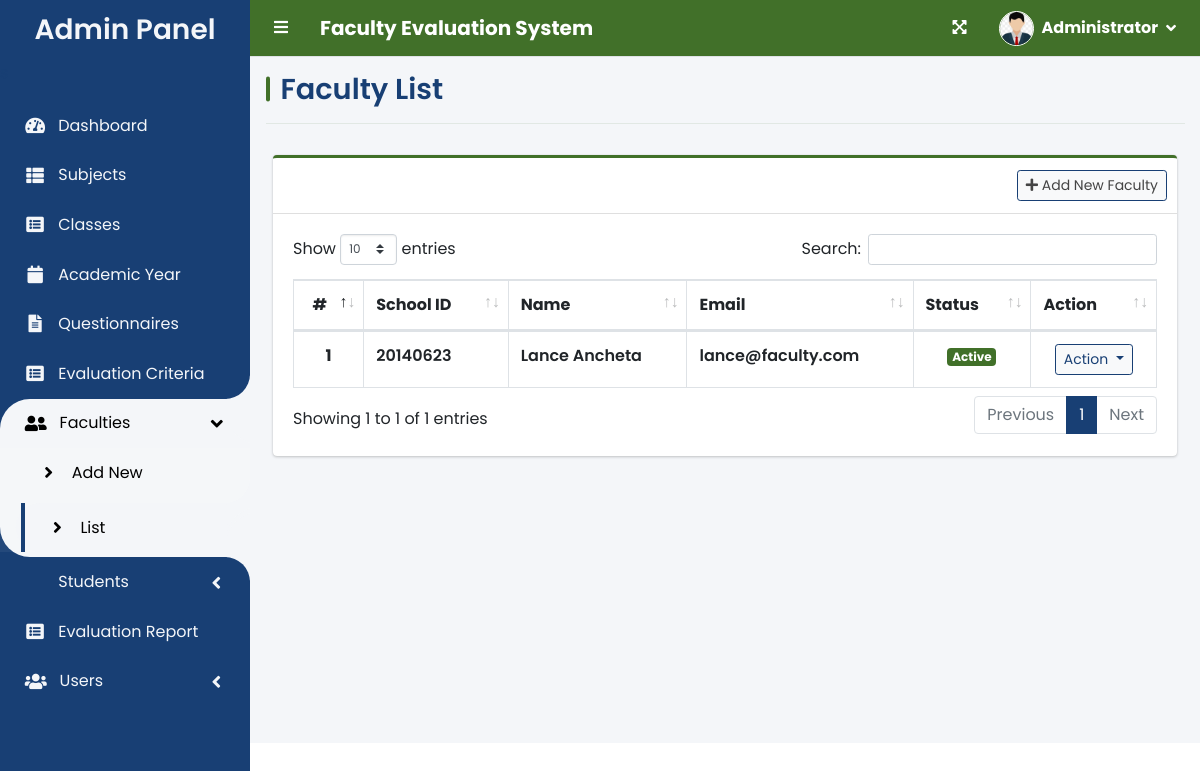
Page /index.php?page=faculty_list (signed in) on the earlier database version.
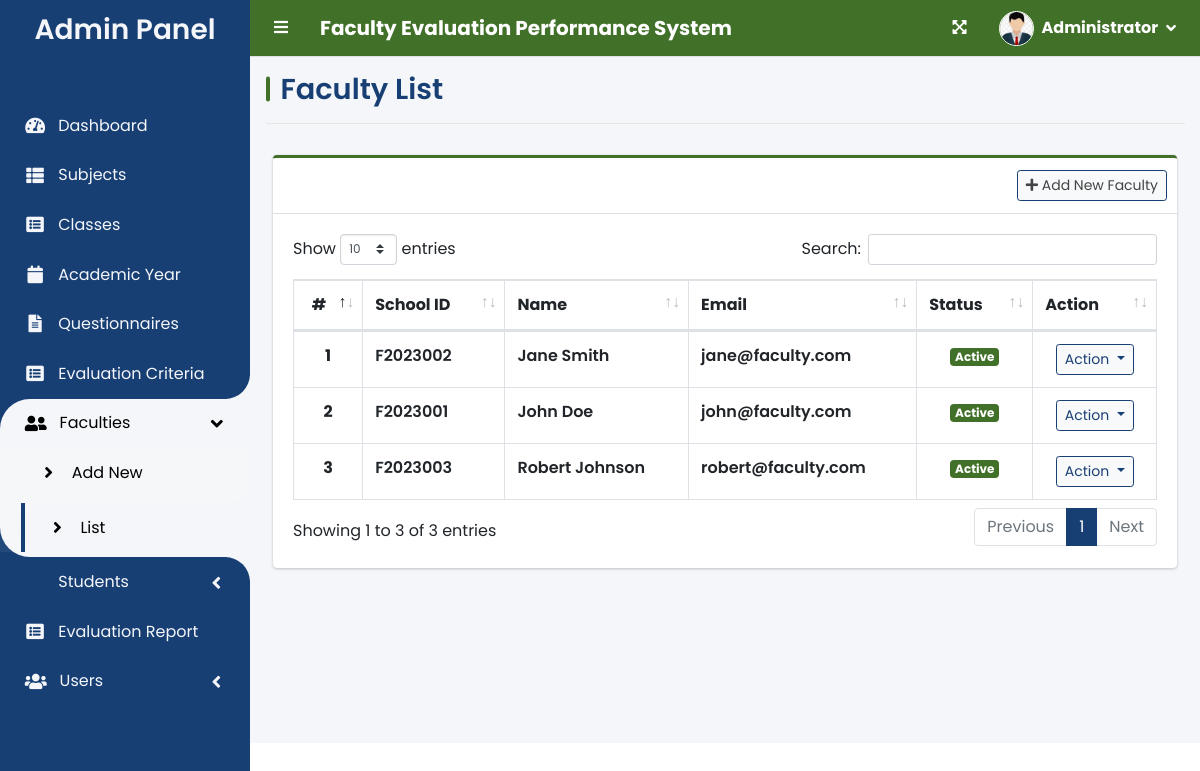
Same page on the later database version.
### tables this page shows
CREATE TABLE `faculty_list` (
  `id` int(30) NOT NULL,
  `school_id` varchar(100) NOT NULL,
  `firstname` varchar(200) NOT NULL,
  `lastname` varchar(200) NOT NULL,
  `email` varchar(200) NOT NULL,
  `password` text NOT NULL,
  `avatar` text NOT NULL DEFAULT 'no-image-available.png',
  `date_created` datetime NOT NULL DEFAULT current_timestamp(),
  `status` tinyint(1) NOT NULL DEFAULT 1 COMMENT '1=Active, 0=Deactivated'
);

### admin/faculty_list.php (the view, shortened to what this page needs)
<?php include'db_connect.php' ?>
<div class="col-lg-12">
	<div class="card card-outline card-success">
		<div class="card-header">
			<div class="card-tools">
				<a class="btn btn-block btn-sm btn-default border-primary" href="./index.php?page=new_faculty"><i class="fa fa-plus"></i> Add New Faculty</a>
			</div>
		</div>
		<div class="card-body">
			<table class="table tab e-hover table-bordered" id="list">
				<thead>
					<tr>
						<th class="text-center">#</th>
						<th>School ID</th>
						<th>Name</th>
						<th>Email</th>
						<th>Status</th>
						<th>Action</th>
					</tr>
				</thead>
				<tbody>
					<?php
					$i = 1;
					$qry = $conn->query("SELECT *,concat(firstname,' ',lastname) as name FROM faculty_list order by concat(firstname,' ',lastname) asc");
					while($row= $qry->fetch_assoc()):
					?>
					<tr>
						<th class="text-center"><?php echo $i++ ?></th>
						<td><b><?php echo $row['school_id'] ?></b></td>
						<td><b><?php echo ucwords($row['name']) ?></b></td>
						<td><b><?php echo $row['email'] ?></b></td>
						<td class="text-center">
							<?php if($row['status'] == 1): ?>
								<span class="badge badge-success">Active</span>
							<?php else: ?>
								<span class="badge badge-danger">Deactivated</span>
							<?php endif; ?>
						</td>
						<td class="text-center">
							<button type="button" class="btn btn-default btn-sm border-info wave-effect text-info dropdown-toggle" data-toggle="dropdown" aria-expanded="true">
		                      Action
		                    </button>
						</td>
					</tr>
				<?php endwhile; ?>
				</tbody>
			</table>
		</div>
	</div>
</div>

### topbar.php (shortened to what this page needs)
<nav class="main-header navbar navbar-expand navbar-primary">
    <ul class="navbar-nav">
        <?php if (isset($_SESSION['login_id'])): ?>
            <li class="nav-item">
                <a class="nav-link text-white" data-widget="pushmenu" href="" role="button">
                    <i class="fas fa-bars"></i>
                </a>
            </li>
        <?php endif; ?>
        <li>
            <a class="nav-link text-white font-weight-bold h5 mb-0" href="./" role="button">
                <?php echo $_SESSION['system']['name'] ?>
            </a>
        </li>
    </ul>
    <ul class="navbar-nav ml-auto">
        <li class="nav-item">
            <a class="nav-link text-white" data-widget="fullscreen" href="#" role="button">
                <i class="fas fa-expand-arrows-alt"></i>
            </a>
        </li>
        <li class="nav-item dropdown">
            <a class="nav-link d-flex align-items-center text-white" data-toggle="dropdown" href="javascript:void(0)">
                <div class="d-flex align-items-center">
                    <img src="assets/uploads/<?php echo $_SESSION['login_avatar'] ?>" alt="" class="user-img border border-white mr-2">
                    <span class="font-weight-bold mr-2"><?php echo ucwords($_SESSION['login_firstname']) ?></span>
                    <i class="fa fa-angle-down"></i>
                </div>
            </a>
        </li>
    </ul>
</nav>

Differences in the rows shown:
added faculty_list: school "F2023002", name "Jane Smith", email "jane@faculty.com", status "Active"
changed faculty_list: school "20140623" → "F2023001"; name "Lance Ancheta" → "John Doe"; email "lance@faculty.com" → "john@faculty.com"
added faculty_list: school "F2023003", name "Robert Johnson", email "robert@faculty.com", status "Active"
Other differences:
$_SESSION['system']['name']: "Faculty Evaluation System" → "Faculty Evaluation Performance System"
text written by a page script: "Show entries Search: Showing 1 to 1 of 1 entries Previous 1 Next" → "Show entries Search: Showing 1 to 3 of 3 entries Previous 1 Next"
